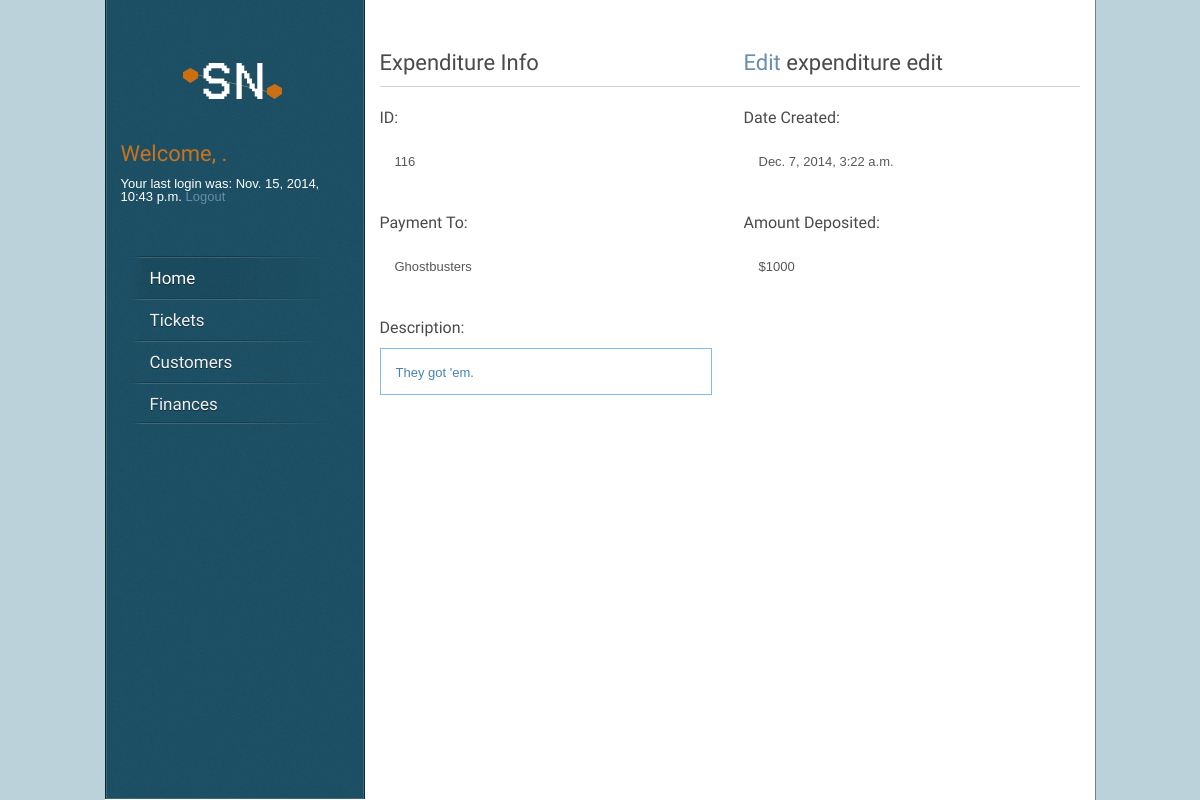
Page /finance/expenditure/detail/116/ (signed in) on the committed database.
### core/models.py (models this page shows, shortened)
class Node(models.Model):
    parent = models.ForeignKey("self", blank=True, null=True)
    name = models.CharField(max_length=160)
    desc = models.TextField(max_length=1600)
    date_created = models.DateTimeField('date created',auto_now_add=True)
    date_updated = models.DateTimeField('date updated',auto_now=True)

### finance/views.py (the view)
# urls.py: url(r'^expenditure/detail/(?P<node_id>\d+)/$', views.expenditure_detail),
def expenditure_detail(request, node_id):
    iterator=itertools.count() ###
    node = get_object_or_404(Node, pk=node_id)
    return render(request, 'finance/expenditure_detail.html', {'node': node, 'iterator':iterator})

### finance/templates/finance/expenditure_detail.html (shortened to what this page needs)
{% extends "core/base.html" %}
{% block content %}
{% load static %}
{% load staticfiles %}
 <form action="{{ form_action }}" method="post">
<div class="one-side"><h1 class="title">Expenditure Info</h1></div>
	<div class="one-side last">
		{% if node %}
			<h1> <a href="/finance/expenditure/edit/{{node.id}}">Edit</a> expenditure edit</h1>
		{% endif %}
	</div>
	<div class="whole"><div class="line"></div></div>
	<div class="one-side"><h4>ID: </h4>
		<div class="name-box">
			{{ node.id }}
			</div>
	</div>
	<div class="one-side last"><h4>Date Created: </h4>
		<div class="name-box">
			{{ node.date_created }}
		</div>
	</div>
        <div class="one-side"><p><h4>Payment To:</h4>
                <div class="name-box">
						{%for child in node.node_set.all%}
							{% if child.name == "payto" %}
								{{child.desc}}
							{% endif %}
						{% endfor %}
                </div>
        </div>
        <div class="one-side last"><p><h4>Amount Deposited:</h4>
                <div class="name-box">
						{%for child in node.node_set.all%}
							{% if child.name == "amount" %}
								{{child.desc}}
							{% endif %}
						{% endfor %}
                </div>
        </div>
        <div class="one-side"><p><h4>Description:</h4>
                <div class="desc-box">
						{{ node.desc }}
                </div>
        </div>
	</div>
{%endblock%}

### core/templates/core/base.html (shortened to what this page needs)
{% load staticfiles %}
{% load static %}
<html lang="en-US">
  <head>
	<link rel="stylesheet" type="text/css" href="{% static 'core/css/style.css' %}" />
    <link rel="stylesheet" type="text/css" href="{% static 'core/css/table.css' %}" />
  </head>
  <!DOCTYPE HTML>
</head>
<body>
<div id="wrapper">
	<div id="sidebar">
		 <div id="logo"><a href="/"><img src="/static/core/images/logo.png" alt="Snapnode" /></a></div>
        <div id="log-box">
        {% if user.is_authenticated %}
            <h1><font color="#c9731f">Welcome, {{ user.first_name }}.</font></h1>
            Your last login was: {{ user.last_login}}
            <a href="/core/logout/">Logout</a>
        {%elif  display_type == "Login" %}
        {% else %}
            <h1><font color="#c9731f">Welcome, Guest!</font></h1>
            <p>Please ..
                <a href="/core/register/" id="id_register">|Register|</a> or
                <a href="/core/login/" id="id_login">|Login|</a>
            </p>
        {% endif %}</div>
    <div id="menu" class="menu-v">
      <ul>
        <li><a href="/" class="active">Home</a>
        </li>
        <li><a href="/ticket/">Tickets</a>
        </li>
        <li><a href="/ops/">Customers</a>
        </li>
        <li><a href="/finance/">Finances</a>
        </li>
      </ul>
    </div>
	</div>
        <div id="content">
            <BR>
            {% if user.is_authenticated or  display_type == "Register" %}
                {% block content %}
                {% endblock %}
            {% endif %}
        </div>
</body>
</html>

### core/static/core/css/style.css (style rules this page uses)
html, body, div, span, applet, object, iframe, h1, h2, h3, h4, h5, h6, p, blockquote, pre, a, acronym, address, big, cite, code, del, dfn, em, font, img, ins, kbd, q, s, samp, small, strike, strong, tt, var, b, u, i, center, dl, dt, dd, ol, ul, li, fieldset, form, label, legend { margin:0; padding:0; border:0; outline:0; font-size:100%; vertical-align:baseline; background:transparent }
body { line-height:1 }
ol, ul { list-style:none }
html, body { height: 100%; }
body { background-color: #bbd2db; font-family:Arial, sans-serif; font-size: 13px; color: #585858; }
p { line-height: 20px; margin-bottom: 20px; }
a { color: #688dad; text-decoration: none; }
h1, h2, h3, h4, h5, h6 { font-family: 'Amaranth', sans-serif; color: #4a4a4a; font-weight: normal; margin: 0 0 10px 0; }
h1 { font-size: 22px; line-height: 26px; }
h4 { font-size: 16px; line-height: 20px; }
h1.title { padding: 0; }
img { display: block; }
.line { background: transparent url(/static/core/images/line.png) repeat-x; height: 2px; padding: 20px 0 0 0; line-break: 0px; }
ul { line-height: 20px; margin-bottom: 20px; }
ul li { background: transparent url(/static/core/images/bullet.png) left 8px no-repeat; padding-left: 15px; }
.name-box, .desc-box { clear:both; width: 300px; margin: 10px 0px; text-shadow: none; padding: 15px 15px 13px 15px; line-height: 17px; }
.desc-box { background:#ffffff; border:1px solid #80bbef; color:#4783b7; }
#log-box { float: center; padding: 15px 15px 13px 15px; color: #ffffff; }
#wrapper { background-color: #FFFFFF; width: 990px; margin: 0 auto; overflow: hidden; border-right: 1px solid rgba(0, 0, 0, 0.50); min-height:100%; }
#content { width: 700px; float: right; padding: 40px 15px 20px 0; }
#sidebar { width: 258px; background: #1d5065 url(/static/core/images/noize.png) repeat 100% 0; -webkit-box-shadow: inset 0px 0px 0px 1px rgba(255, 255, 255, 0.15); -moz-box-shadow: inset 0px 0px 0px 1px rgba(255, 255, 255, 0.15); box-shadow: inset 0px 0px 0px 1px rgba(255, 255, 255, 0.15); border-left: 1px solid rgba(0, 0, 0, 0.50); border-right: 1px solid rgba(0, 0, 0, 0.50); float: left; position: fixed; margin-top: -1px; z-index: 100; }
#logo { text-align: center; padding: 40px 32px 0 32px; }
#logo a { border: none; }
#logo img { display: inline; }
#menu { float: left; text-align: left; font-family: 'Amaranth', sans-serif; font-size: 17px; margin-top: 40px; margin-bottom: 50px; position: relative; z-index: 100; padding: 0 0 0 24px; text-shadow: 0px 1px 0px rgba(0, 0, 0, 0.5); }
.menu-v ul { margin: 0; padding: 0; list-style-type: none; width: 200px; background: transparent url(/static/core/images/menu-line.png) no-repeat center bottom; }
.menu-v ul li { position: relative; padding-right: 5px; background: transparent url(/static/core/images/menu-line.png) no-repeat center top; padding: 0; }
.menu-v ul li a { display: block; color: white; text-decoration: none; padding: 12px 0 10px 20px; padding-right: 17px; background: transparent; color: #f0f0f0; text-decoration: none; border: none; }
.menu-v ul li a.active, .menu-v ul li a.selected, .menu-v ul li a:hover { text-decoration: none; background: transparent url(/static/core/images/menu-hover.png) repeat-y left top; color: #fff; }
.whole { width:100%; }
.one-side { width:48%; }
.whole, .one-half, .one-side, .one-third, .two-third, .three-fourth, .one-fourth, .one-fifth, .two-fifth, .three-fifth, .four-fifth, .one-sixth, .five-sixth { position:relative; margin-right:4%; float:left; }
.last { margin-right:0 !important; clear:right; }

### rows in the picture
Node: id "116", date_created "Dec. 7, 2014, 3:22 a.m.", desc "They got 'em."
Node: desc "Ghostbusters"
Node: desc "$1000"

### other values in the picture
{{ user.last_login }} "Nov. 15, 2014, 10:43 p.m."
